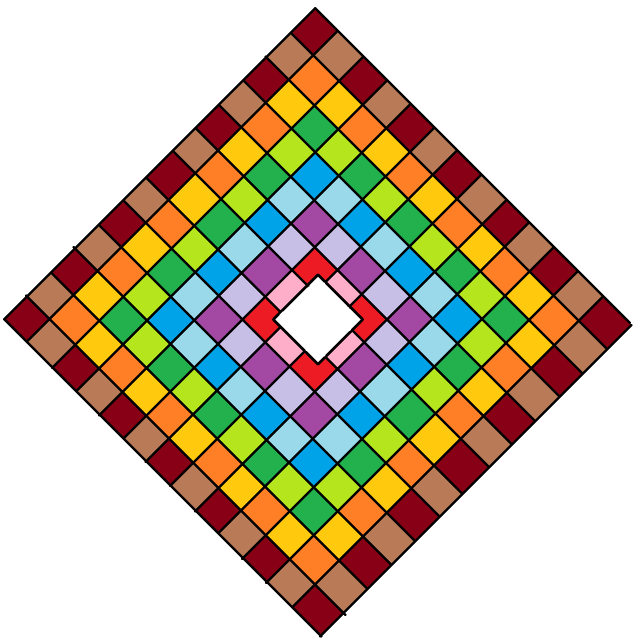
#> input picture Winter/Masked.png, 1280 x 1280 px (shown at 1/2 size)
$ python build_two_image_map.py
#> lines starting #> are read from the running program, lines starting #| are printed output that depends on the picture; after the words box and inside, x2 and y2 are one past the last pixel; in counts of white or black regions, pixels touching at a corner belong together
#!/usr/bin/env python3
"""Extract separate cells from Winter's color-by-type mask and stable ID reference."""
import json, hashlib
from collections import Counter
from pathlib import Path
import cv2
import numpy as np
from PIL import Image
from shapely.geometry import Polygon

ROOT=Path(__file__).resolve().parents[2]
MASK=ROOT/'Masked.png'; REF=ROOT/'ID map.jpg'; SCHEMA=ROOT/'photo_2026-10-31_15-12-53.jpg'
OUT=ROOT/'generated'
PALETTE={
 (136,0,21):('bastion',1,24),(255,127,39):('bastion',2,20),(34,177,76):('bastion',3,16),(0,162,232):('bastion',4,12),(163,73,164):('bastion',5,8),(237,28,36):('bastion',6,4),
 (185,122,87):('gasBase',1,24),(255,201,14):('gasBase',2,20),(181,230,29):('gasBase',3,16),(153,217,234):('gasBase',4,12),(200,191,231):('gasBase',5,8),(255,174,201):('gasBase',6,4)}

def main():
    OUT.mkdir(exist_ok=True)
    mask=np.array(Image.open(MASK).convert('RGB'))
    if mask.shape[:2] != (1280,1280): raise ValueError(f'Unexpected mask dimensions: {mask.shape}')
    H=cv2.getPerspectiveTransform(np.float32([[628,115],[1025,512],[628,906],[235,512]]),np.float32([[632,14],[1264,640],[643,1265],[10,640]]))
    ref=cv2.imread(str(REF)); aligned=cv2.warpPerspective(ref,H,(1280,1280))
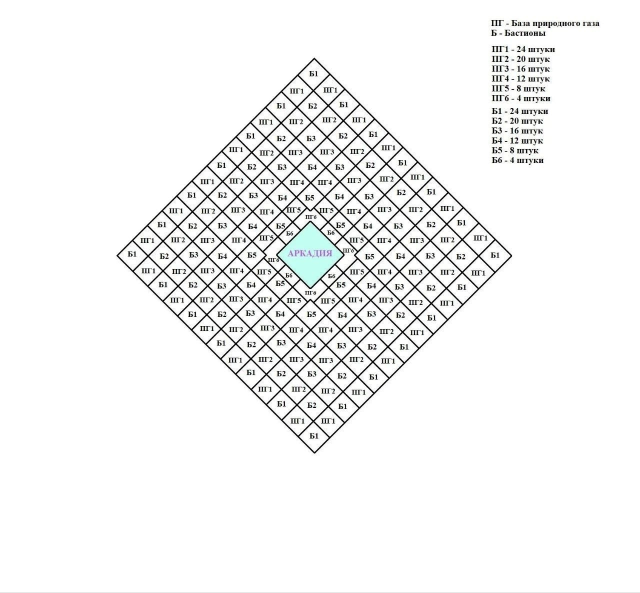
#> input picture Winter/ID map.jpg, 1280 x 1185 px (shown at 1/2 size)
#> in main, ref is the input picture: shape (1185, 1280, 3); mean B, G, R 243.4, 243.6, 243.3
#> after `aligned = cv2.warpPerspective(ref, H, (1280, 1280))`:
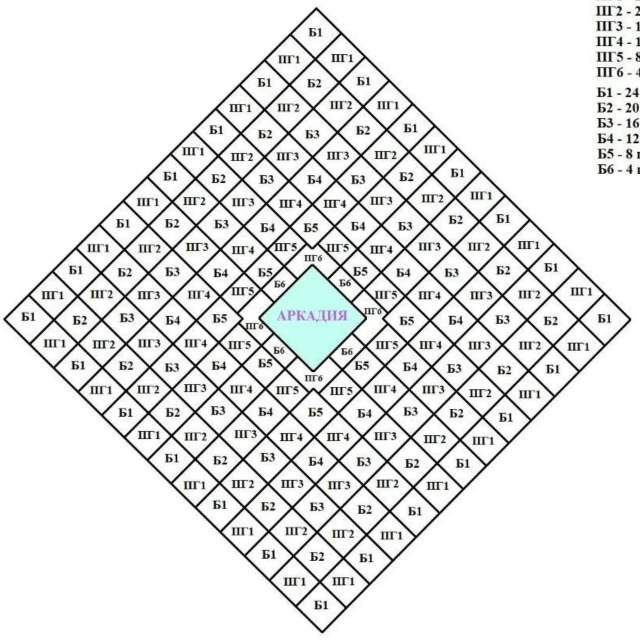
#> aligned: shape (1280, 1280, 3) (shown at 1/2 size); mean B, G, R 229.8, 230.2, 229.4
    overlay=cv2.addWeighted(mask,.58,aligned,.42,0); cv2.imwrite(str(OUT/'winter-id-mask-overlay.png'),overlay)
#> after `overlay = cv2.addWeighted(mask, 0.58, aligned, 0.42, 0)`:
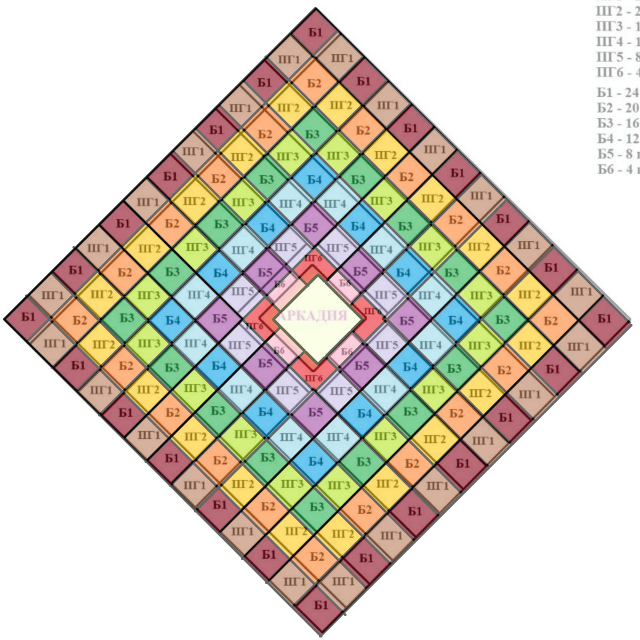
#> overlay: shape (1280, 1280, 3) (shown at 1/2 size); mean R, G, B 212.9, 206.7, 194.2
    territories=[]; review=[]; counts=Counter()
    for color,(kind,level,expected) in PALETTE.items():
        binary=(np.all(mask==color,axis=2).astype('uint8'))
        n,labels,stats,centroids=cv2.connectedComponentsWithStats(binary,8)
        pieces=[]
        for label in range(1,n):
            if stats[label,cv2.CC_STAT_AREA] < 1000: continue
            contour,_=cv2.findContours((labels==label).astype('uint8'),cv2.RETR_EXTERNAL,cv2.CHAIN_APPROX_SIMPLE)
            if not contour: continue
            p=cv2.approxPolyDP(contour[0],1.0,True).reshape(-1,2)
            if len(p)<3: continue
            poly=Polygon(p)
            if not poly.is_valid: poly=poly.buffer(0)
            if poly.geom_type!='Polygon':
                review.append({'cell':f'{kind}-{level}','issue':'multipart','severity':'blocking'});continue
            rp=poly.representative_point(); pieces.append((rp.y,rp.x,poly,rp))
        pieces.sort(key=lambda item:(round(item[0],2),round(item[1],2)))
        counts[(kind,level)]=len(pieces)
        if len(pieces)!=expected: review.append({'type':kind,'level':level,'issue':'count_mismatch','expected':expected,'actual':len(pieces),'severity':'blocking'})
        prefix='b' if kind=='bastion' else 'pg'
        for i,(y,x,poly,rp) in enumerate(pieces,1):
            tid=f'winter-{prefix}{level}-{i:03d}'
            territories.append({'id':tid,'name':f'{"Б" if prefix=="b" else "ПГ"}{level}.{i}','type':'bastion' if prefix=='b' else 'tradingPost','size':f'L{level}' if prefix=='b' else '—','x':round(rp.x,2),'y':round(rp.y,2),'value':0,'copperPerHour':0,'defaultShape':'polygon','points':[[round(float(px-rp.x),2),round(float(py-rp.y),2)] for px,py in list(poly.exterior.coords)[:-1]],'baseColor':'#eef2ea' if prefix=='b' else '#d8e3ea','sourceId':tid,'winterType':kind,'winterLevel':level})
#> this loop made 12 passes
#> n on passes 1 to 12: 25, 21, 17, 13, 9, 5, 25, 21, 17, 13, 9, 5
#> pass 1, in main, `binary=(np.all(mask==color,axis=2).astype('uint8'))`:
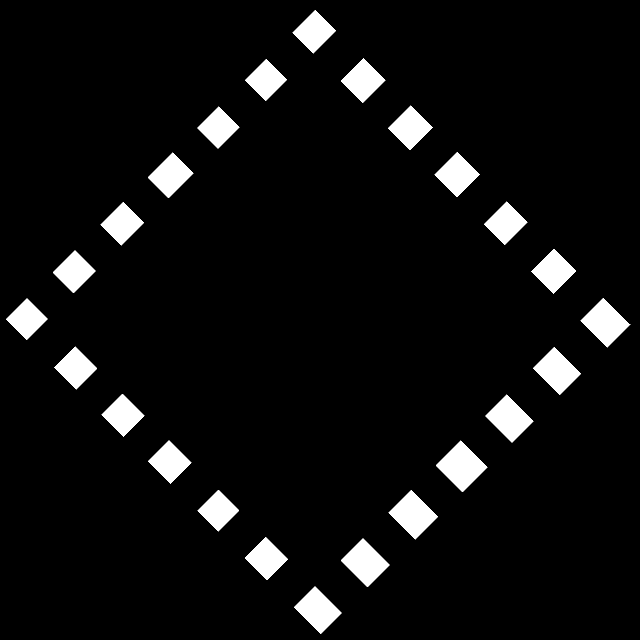
#> binary: shape (1280, 1280) (shown at 1/2 size); values 0 (black) and 1 (white), 6% white; 24 white regions, largest, box (x1, y1, x2, y2) and area: (872, 881, 975, 984) 5350, (1161, 596, 1261, 695) 4871, (777, 980, 876, 1079) 4869
#> pass 1, in main, `n,labels,stats,centroids=cv2.connectedComponentsWithStats(binary,8)`:
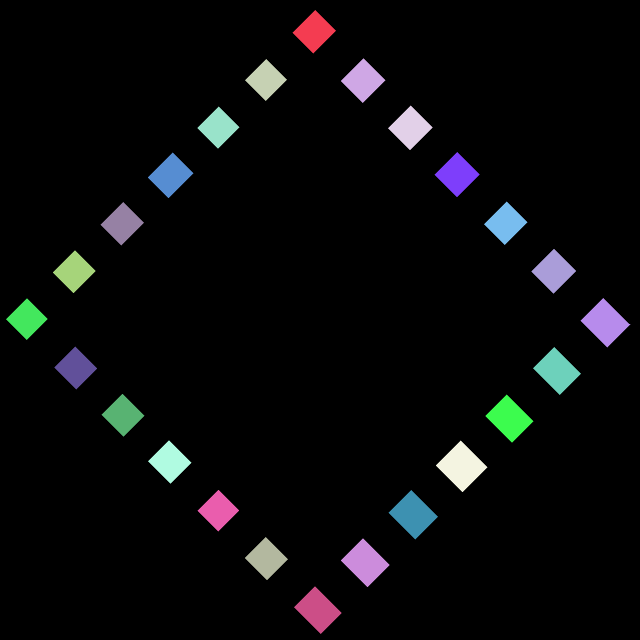
#> labels: shape (1280, 1280) int32 (shown at 1/2 size); 25 distinct labels, from 0 to 24; one colour per label, 0 black
#> pass 2, in main, `n,labels,stats,centroids=cv2.connectedComponentsWithStats(binary,8)`:
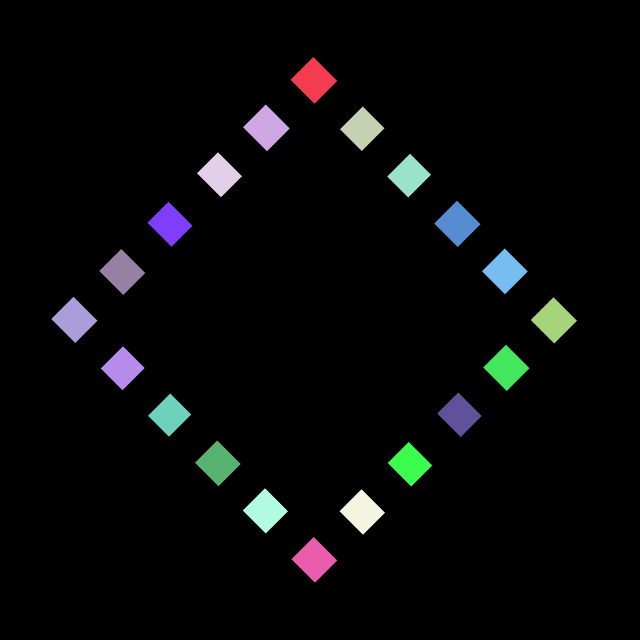
#> labels: shape (1280, 1280) int32 (shown at 1/2 size); 21 distinct labels, from 0 to 20; one colour per label, 0 black
#> after the loop:
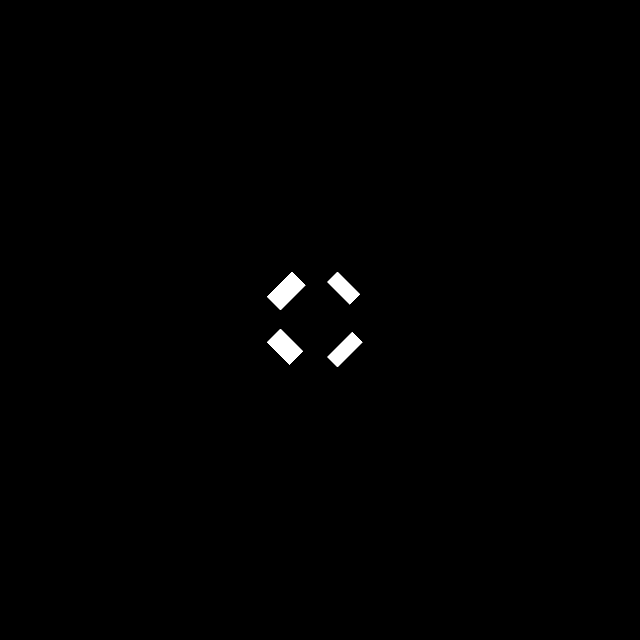
#> binary: shape (1280, 1280) (shown at 1/2 size); values 0 (black) and 1 (white), 0.55% white; 4 white regions, box (x1, y1, x2, y2) and area: (534, 544, 611, 620) 2700, (534, 658, 606, 729) 2430, (655, 664, 725, 734) 2050, (655, 544, 720, 609) 1845
#> after the loop, counts = 12 items; review = []; territories = 168 items
    # The central uncolored hole is a decorative region. Other black/white pixels are map lines/background.
    edges=[]
    for i,a in enumerate(territories):
        ga=Polygon([(a['x']+x,a['y']+y) for x,y in a['points']])
        for b in territories[i+1:]:
            gb=Polygon([(b['x']+x,b['y']+y) for x,y in b['points']])
            # Contours stop at the black line: only near-touching cells are candidate passages.
            if ga.distance(gb)<=10.0 and ga.buffer(5).intersection(gb.buffer(5)).area>100:
                edges.append({'id':f"{a['id']}--{b['id']}",'from':a['id'],'to':b['id']})
#> after the loop, edges = 308 items
    data={'id':'winter-2026','name':'Зимнее событие','renderer':'konva','variant':'polygon','eventRules':'generic','backgroundColor':'#f8f8fb','connectionColor':'#53616a','width':1280,'height':1280,'territories':territories,'connections':edges,'bases':[],'baseConnections':[],'decorations':[{'id':'winter-arcadia','name':'Аркадия','x':640,'y':640,'points':[[-90,0],[0,-90],[90,0],[0,90]],'fill':'#ffffff'}]}
    (OUT/'winter-map.json').write_text(json.dumps(data,ensure_ascii=False,indent=2),encoding='utf-8')
    (ROOT.parent/'data'/'winter-map.json').write_text(json.dumps(data,ensure_ascii=False,indent=2),encoding='utf-8')
    (OUT/'review.json').write_text(json.dumps({'expectedTotal':168,'actualTotal':len(territories),'counts':{f'{k}-{n}':v for (k,n),v in counts.items()},'candidateConnections':len(edges),'unresolvedPassagePolicy':True,'issues':review},ensure_ascii=False,indent=2),encoding='utf-8')
    print(json.dumps({'territories':len(territories),'candidateConnections':len(edges),'reviewIssues':len(review),'counts':{f'{k}-{n}':v for (k,n),v in counts.items()}},ensure_ascii=False))
#> (printed output is left out)
if __name__=='__main__': main()
